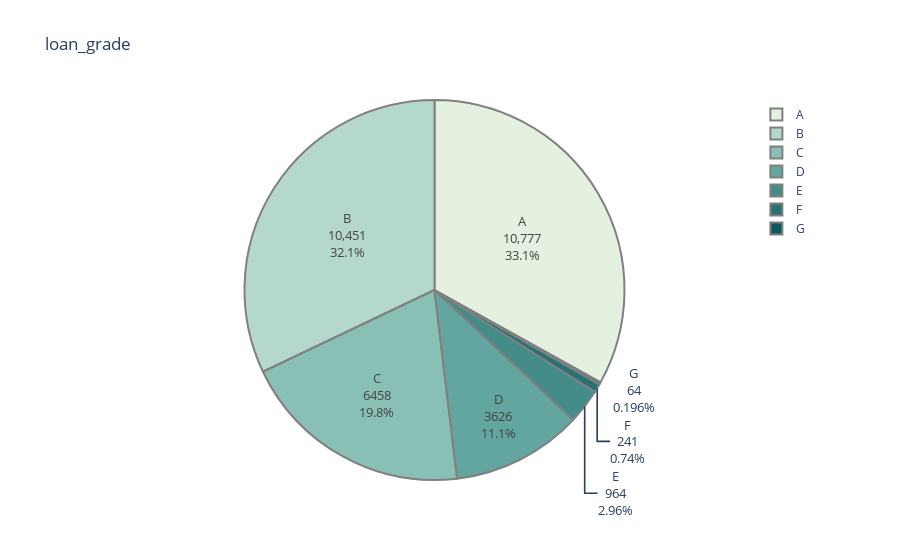

Notebook cell for this chart:
### Markdown cell above
Observations: Most of the People taking a loan doesnt own their own house

### Code cell
level_counts=data.loan_grade.value_counts()
fig=px.pie(values=level_counts.values,
          names=level_counts.index,
          color_discrete_sequence=px.colors.sequential.Mint,
          title= 'loan_grade'
          )
fig.update_traces(textinfo='label+percent+value', textfont_size=13,
                  marker=dict(line=dict(color='#102000', width=0.2)))

fig.data[0].marker.line.width = 2
fig.data[0].marker.line.color='gray'
fig.show()

### Figure 1 — Plotly figure (JSON) as saved in the notebook; plotly's stock layout.template omitted (floating-point values rounded to 4 significant figures)
{"data": [{"domain": {"x": [0, 1], "y": [0, 1]}, "hovertemplate": "label=%{label}<br>value=%{value}<extra></extra>", "labels": ["A", "B", "C", "D", "E", "F", "G"], "legendgroup": "", "marker": {"line": {"color": "gray", "width": 2}}, "name": "", "showlegend": true, "textfont": {"size": 13}, "textinfo": "label+percent+value", "type": "pie", "values": [10777, 10451, 6458, 3626, 964, 241, 64]}], "layout": {"legend": {"tracegroupgap": 0}, "piecolorway": ["rgb(228, 241, 225)", "rgb(180, 217, 204)", "rgb(137, 192, 182)", "rgb(99, 166, 160)", "rgb(68, 140, 138)", "rgb(40, 114, 116)", "rgb(13, 88, 95)"], "title": {"text": "loan_grade"}}}
